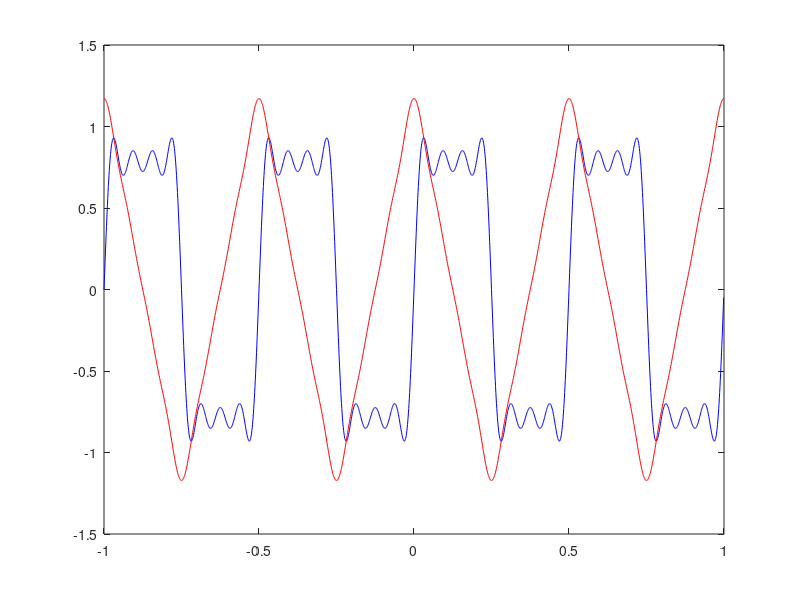

Write MATLAB code to recreate this figure. (Note: this script raises an error after producing the figure.)
%%%%% TP 3

% 3.1 Série
clear;clc;close all;

size_title = 16;
size_labels = 14;
size_legend = 13;


Te = 1e-3;
fe = 1/Te;
f0 = 2; % Hz
w = 2*pi*f0;

% on enlève 1xTe pour avoir un nombre parfait d'echantillons
t = -1:Te:1-Te;
N = length(t);

% Définition des signaux
x1r = 0;
x2r = 0;
n = 4; % Ordre, nombre de termes
fmax = (2*n-1)*f0;
for counter=1:n
    k = 2*counter-1;
    l = k^2;
    x1r = x1r + 1/k*sin(k*w*t);
    x2r = x2r + 1/l*cos(k*w*t);
end

figure(1);
plot(t, x1r, 'b', t, x2r, 'r');
yline(0, '--');
xline(0, '--');
legend("x1(t)", "x2(t)", FontSize=12);

title("Signaux x1 et x2 avec n="+n, FontSize=size_title);
xlabel("t, [t]=s", "FontWeight","bold", FontSize=size_labels);
ylabel("Amplitude", "FontWeight","bold", FontSize=size_labels);

%% 3.2 Calcul SFD
clc; clear hf2 hf3;

% SFD
X1k = serieF(x1r);
X2k = serieF(x2r);
% On force le bruit à 0
% X1k(abs(X1k)<1e-9)=0;
% X2k(abs(X2k)<1e-9)=0;
for counter=1:N
    if(abs(X1k(counter))<1e-9)
        X1k(counter)=0;
    end
    if(abs(X2k(counter))<1e-9)
        X2k(counter)=0;
    end
end



% Shift Xk pour centrer en 0
X1k = fftshift(X1k);
X2k = fftshift(X2k);

% Le spectre va de -fe/2 à fe/2
% On a N echantillons => une unite est fe/N = 1kHz/2001 ~= 0.5 Hz

f = (-0.5:1/N:0.5-1/N)*fe;
if mod(N,2) == 1 % impair
    f = f + (fe/N)/2; % Si impair, il faut corriger en ajoutant/enlevant un demi pas
end

% Affichages x1
figure(2);
hf2(1) = subplot(211);
plot(f, abs(X1k), 'b');
yline(0, '--');
xline(0, '--');
title("Spectre de x1 pour n="+n, FontSize=size_title);
legend("|X1(j\Omega)|", FontSize=size_legend);
ylabel("Module"+newline+"Amplitude", "FontWeight","bold", FontSize=size_labels);
xlim([-fmax, fmax]*2);

hf2(2) = subplot(212);
plot(f, angle(X1k), 'b');
yline(0, '--');
xline(0, '--');
yline(pi, LineStyle=":");
yline(pi/2, LineStyle=":");
yline(-pi, LineStyle=":");
yline(-pi/2, LineStyle=":");
legend("angle(X1(j\Omega))|", FontSize=size_legend);
ylabel("Phase"+newline+"[\phi]=rad", "FontWeight","bold", FontSize=size_labels);
xlabel("f, [f]=Hz", "FontWeight","bold", FontSize=size_labels);
xlim([-fmax, fmax]*2);
ylim([-pi, pi]*1.1);

linkaxes(hf2, 'x');

% Affichages x2
figure(3);
hf3(1) = subplot(211);
plot(f, abs(X2k), 'r');
yline(0, '--');
xline(0, '--');
title("Spectre de x2 pour n="+n, FontSize=size_title);
legend("|X2(j\Omega)|", FontSize=size_legend);
ylabel("Module"+newline+"Amplitude", "FontWeight","bold", FontSize=size_labels);
xlim([-fmax, fmax]*2);

hf3(2) = subplot(212);
plot(f, angle(X2k), 'r');
yline(0, '--');
xline(0, '--');
yline(pi, LineStyle=":");
yline(pi/2, LineStyle=":");
yline(-pi, LineStyle=":");
yline(-pi/2, LineStyle=":");

legend("angle(X2(j\Omega))", FontSize=size_legend);
ylabel("Phase"+newline+"[\phi]=rad", "FontWeight","bold", FontSize=size_labels);
xlabel("f, [f]=Hz", "FontWeight","bold", FontSize=size_labels);
xlim([-fmax, fmax]*2);
ylim([-pi, pi]*1.1);

linkaxes(hf3, 'x');


%% 3.3 Utilisation de l'algo FFT

x1kfft = fftshift(fft(x1r)/N);
x1kfft(abs(x1kfft)<1e-9)=0;

% Affichages x1 avec notre fonction et avec fft
figure(2);
hf2(1) = subplot(221);
plot(f, abs(X1k), 'b');
yline(0, '--');
xline(0, '--');
title("Spectre de x1 pour n="+n, FontSize=size_title);
legend("|X1(j\Omega)|", FontSize=size_legend);
ylabel("Module"+newline+"Amplitude", "FontWeight","bold", FontSize=size_labels);
xlim([-fmax, fmax]*2);

hf2(2) = subplot(223);
plot(f, angle(X1k), 'b');
yline(0, '--');
xline(0, '--');
yline(pi, LineStyle=":");
yline(pi/2, LineStyle=":");
yline(-pi, LineStyle=":");
yline(-pi/2, LineStyle=":");
legend("angle(X1(j\Omega))|", FontSize=size_legend);
ylabel("Phase"+newline+"[\phi]=rad", "FontWeight","bold", FontSize=size_labels);
xlabel("f, [f]=Hz", "FontWeight","bold", FontSize=size_labels);
xlim([-fmax, fmax]*2);
ylim([-pi, pi]*1.1);

%%%
hf2(3) = subplot(222);
plot(f, abs(x1kfft), 'm');
yline(0, '--');
xline(0, '--');
title("Spectre de x1 avec FFT pour n="+n, FontSize=size_title);
legend("|X1(j\Omega)|", FontSize=size_legend);
ylabel("Module"+newline+"Amplitude", "FontWeight","bold", FontSize=size_labels);
xlim([-fmax, fmax]*2);

hf2(4) = subplot(224);
plot(f, angle(x1kfft), 'm');
yline(0, '--');
xline(0, '--');
yline(pi, LineStyle=":");
yline(pi/2, LineStyle=":");
yline(-pi, LineStyle=":");
yline(-pi/2, LineStyle=":");
legend("angle(X1(j\Omega))|", FontSize=size_legend);
ylabel("Phase"+newline+"[\phi]=rad", "FontWeight","bold", FontSize=size_labels);
xlabel("f, [f]=Hz", "FontWeight","bold", FontSize=size_labels);
xlim([-fmax, fmax]*2);
ylim([-pi, pi]*1.1);


linkaxes(hf2, 'x');
linkaxes([hf2(1) hf2(3)], 'y');
